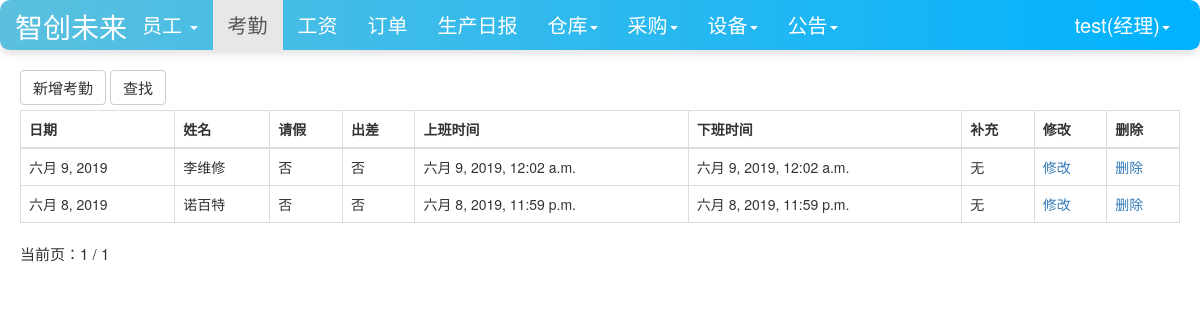
Screenshot of /user/attendence_lists/ (signed in) with the database file from the repository.
### user/models.py (models this page shows, shortened)
class Profile(models.Model):
    user = models.OneToOneField(User, on_delete=models.CASCADE)
    staff_gender = models.CharField(max_length=10, choices=(('male', '男'), ('female', '女')), default='male',
                                    verbose_name='性别')
    staff_age = models.PositiveIntegerField(verbose_name="年龄")
    staff_home = models.CharField(max_length=100, verbose_name="籍贯")
    staff_nationality = models.CharField(max_length=20, verbose_name="民族")  # 民族
    staff_tel = models.BigIntegerField(verbose_name="电话")
    start_time = models.DateField(auto_now_add=True, verbose_name="入职时间")  # 入职时间
    id_card = models.CharField(max_length=20,verbose_name="身份证")  # 身份证号
    staff_type = models.CharField(max_length=100,verbose_name="职位", null=True)  # 职位
    salary_pre_hour = models.IntegerField(verbose_name="时薪")  # 时薪
    avatar = models.ImageField(verbose_name="头像", upload_to='avatars/', null=True)  # 头像字段
    class Meta:
        ordering = ['-start_time']

class Attendance(models.Model):#考勤
    current_time = models.DateField(auto_now_add=True, verbose_name="日期")
    staff_name = models.ForeignKey(User, on_delete=models.CASCADE, verbose_name="姓名")
    flag_leave = models.BooleanField(default=False, verbose_name="请假")
    flag_business = models.BooleanField(default=False, verbose_name="出差")
    start_time = models.DateTimeField(auto_now_add=True, verbose_name="上班时间")
    end_time = models.DateTimeField(verbose_name="下班时间",auto_now=True)
    supplement = models.CharField(max_length=100, verbose_name="补充", null=True, default='无',blank=True)
    class Meta:
        ordering = ['-current_time']

### user/views.py (the view)
# urls.py: path('attendence_lists/', views.attendence_lists, name='attendence_lists'),
def attendence_lists(request):
    items = Attendance.objects.all()
    context = {}
    paginator = Paginator(items, 10)  # 每页显示10个对象
    page_number = request.GET.get('page')
    if page_number == None:
        page_number = 1
    page_number = int(page_number)
    total_pages = paginator.num_pages
    user_infos = paginator.get_page(page_number)
    print("page_number:", page_number)
    page_info = {}
    page_info["number"] = page_number
    page_info["paginator"] = {}
    page_info["paginator"]['num_pages'] = total_pages
    print("total_pages", total_pages)
    if total_pages > page_number:
        page_info['has_next'] = True
        page_info['next_page_number'] = page_number + 1
    if page_number > 1:
        page_info['has_previous'] = True
        page_info['previous_page_number'] = page_number - 1
    context['page_obj'] = page_info
    item = paginator.get_page(page_number)
    context['attendence_lists'] = item
    return render(request, 'attendence_lists.html', context)

### user/models.py (called while the page is built)
def get_staff_type(self):
    if Profile.objects.filter(user=self).exists():
        profile = Profile.objects.get(user=self)
        return profile.staff_type
    else:
        return ''

### user/templates/attendence_lists.html (shortened to what this page needs)
{% extends 'base.html' %}
{% if user.is_authenticated %}
                    {% if user_get_staff_type == '经理' %}
                        {% block nav_attendence_active %}active{% endblock %}
                    {% else %}
                        {% block nav_attendence1_active %}active{% endblock %}
                    {% endif %}
{% endif %}
{% block content %}
    <div class="container">
        <div class="row">
            <div class="col-lg-12">
                {% if user.is_authenticated %}
                <div class="row col-lg-12 my-spacing5">
                    <a class="btn btn-default" href="{% url 'attendence_append' %}">新增考勤</a>
                        <a class="btn btn-default" href="{% url 'attendence_select' %}">查找</a>
                </div>
                <table class="table table-bordered table-hover my-spacing2">
                  <thead>
                    <tr>
                      <th scope="col">日期</th>
                      <th scope="col">姓名</th>
                      <th scope="col">请假</th>
                      <th scope="col">出差</th>
                      <th scope="col">上班时间</th>
                       <th scope="col">下班时间</th>
                      <th scope="col">补充</th>
                        <th scope="col">修改</th>
                      <th scope="col">删除</th>
                    </tr>
                  </thead>
                  <tbody>
                  {%for attendence_list in attendence_lists%}
                    <tr>
                      <td>{{attendence_list.current_time}}</td>
                      <td>{{attendence_list.staff_name}}</td>
                        {% if  attendence_list.flag_leave == True%}
                        <td>是</td>
                        {% else %}
                        <td>否</td>
                        {%endif%}
                        {% if  attendence_list.flag_business == True%}
                        <td>是</td>
                        {% else %}
                        <td>否</td>
                        {%endif%}
                      <td>{{attendence_list.start_time}}</td>
                      <td>{{attendence_list.end_time}}</td>
                      <td>{{attendence_list.supplement}}</td>
                        <td><a href="{% url 'attendence_modify' attendence_list.pk%}">修改</a></td>
                      <td><a href="{% url 'attendence_delete' attendence_list.pk%}">删除</a></td>
                    </tr>
                  {% endfor %}
                  </tbody>
                </table>
                {% else %}
                    <span>未登录，跳转到首页...</span>
                    <script type="text/javascript">
                        window.location.href = '/';
                    </script>
                {% endif %}
            </div>
        </div>
        {% include 'pagination.html' %}
    </div>
{% endblock %}

### templates/base.html (shortened to what this page needs)
{% load staticfiles %}
<!doctype html>
<html lang="en">
<head>
    <link rel="stylesheet" href="{% static 'base.css' %}">
     <link rel="stylesheet" href="{% static 'home.css' %}">
    <link rel="stylesheet" href="{% static 'bootstrap-3.3.7/css/bootstrap.min.css' %}">
</head>
<body>
    <nav class="navbar navbar-default navbar-fixed-top">
      <div class="container-fluid">
        <div class="navbar-header"  >
          <a class="navbar-brand-container d-flex justify-content-center"  color=white" href="{% url 'home' %}">智创未来</a>
        </div>
          {% if  user.is_authenticated %}
        <div class="collapse navbar-collapse" id="bs-example-navbar-collapse-1">
          <ul class="nav navbar-nav">
              {% if user.get_staff_type == '经理' %}
              <li class="{% block nav_staff_active %}{% endblock %}">
                  <li class="dropdown">
                      <a href="#" class="dropdown-toggle" data-toggle="dropdown" role="button" aria-haspopup="true" aria-expanded="false">
                          员工
                          <b class="caret"></b>
                      </a>
                    </li>
                  </li>
              <li class="{% block nav_attendence_active %}{% endblock %}"><a href="{% url 'attendence_lists'%}">考勤</a></li>
              <li class="{% block nav_salary_active %}{% endblock %}"><a href="{% url 'salary_lists'%}">工资</a></li>
              <li class="{% block nav_order_active %}{% endblock %}"><a href="{% url 'order_list' %}">订单</a></li>
              <li class="{% block nav_producediary_active %}{% endblock %}"><a href="{% url 'product_diary' %}">生产日报</a></li>
              <li class="{% block nav_warehousediary_active %}{% endblock %}">
              <li class="dropdown">
                <a href="#" class="dropdown-toggle" data-toggle="dropdown" role="button" aria-haspopup="true" aria-expanded="false">仓库<span class="caret"></span></a>
              </li>
                  </li>
                  <li class="{% block nav_purchase_active %}{% endblock %}">
                    <li class="dropdown">
                      <a href="#" class="dropdown-toggle" data-toggle="dropdown" role="button" aria-haspopup="true" aria-expanded="false">采购<span class="caret"></span></a>
                    </li>
                  </li>
                  <li class="{% block nav_facility_active %}{% endblock %}">
                    <li class="dropdown">
                      <a href="#" class="dropdown-toggle" data-toggle="dropdown" role="button" aria-haspopup="true" aria-expanded="false">设备<span class="caret"></span></a>
                    </li>
                  </li>
              <li class="{% block nav_notice_active %}{% endblock %}">
                    <li class="dropdown">
                      <a href="#" class="dropdown-toggle" data-toggle="dropdown" role="button" aria-haspopup="true" aria-expanded="false">公告<span class="caret"></span></a>
                    </li>
                  </li>
              {%endif%}
          </ul>
        <ul class="nav navbar-nav navbar-right">
            <li class="dropdown">
              <a href="#" class="dropdown-toggle" data-toggle="dropdown" role="button" aria-haspopup="true" aria-expanded="false">
                  {{user.username}}({{user.get_staff_type}})<span class="caret"></span></a>
            </li>
        </ul>
    </div>
          {% else %}
           <ul class="nav navbar-nav navbar-right">
                <li><a href="{% url 'login' %}?from={{ request.get_full_path }}">登录</a></li>
           </ul>
          {% endif %}
      </div>
    </nav>
    {% block content%} {% endblock %}
</body>
</html>

### static/home.css (style rules this page uses)
* { margin: 0; padding: 0; }
body { margin-top: 70px!important; }
ul { list-style-type: none!important; }
ul.navbar-right { margin-right: 0; }
div.navbar-header { font-size: 200%; padding-top: 0.2em; }

### templates/base.html (style rules this page uses)
.navbar-default { background-color: #007bff; color: white; }
.navbar-default .navbar-nav { text-align: center; }
.navbar-default .navbar-nav>li>a { color: white; font-size: 20px; text-align: center; }
.navbar-default { background-color: #007bff; color: white; border-radius: 10px; box-shadow: 0 4px 6px rgba(0, 0, 0, 0.1); }
.navbar-header { text-align: center; }
.navbar-default .navbar-nav>li>a { color: white; }
.navbar-default { background: linear-gradient(to right, #5bc0de, #00b2ff); color: white; }
.navbar-default .navbar-nav>li>a { color: white; text-align: center; }
.collapse { text-align: center; }
.navbar-brand-container { color:white; }
.row { margin-bottom: 1; }
.container { padding-left: 15px; padding-right: 15px; margin-bottom: 5px; --> }
.row > [class^="col-"] { padding-left: 5px; padding-right: 5px; }
.my-spacing5 { margin-bottom: 5px; }
.my-spacing5 > a { font-size:15px; }
.my-spacing2 { margin-bottom: 0px; }

### rows the page displays
Attendance: current_time "六月 9, 2019", staff_name "李维修", flag_leave "否", flag_business "否", start_time "六月 9, 2019, 12:02 a.m.", end_time "六月 9, 2019, 12:02 a.m.", supplement "无"
Attendance: current_time "六月 8, 2019", staff_name "诺百特", flag_leave "否", flag_business "否", start_time "六月 8, 2019, 11:59 p.m.", end_time "六月 8, 2019, 11:59 p.m.", supplement "无"

### other values shown
{{ user.username }} "test"
{{ user.get_staff_type }} "经理"
{{ page_obj.number }} "1"
{{ page_obj.paginator.num_pages }} "1"
